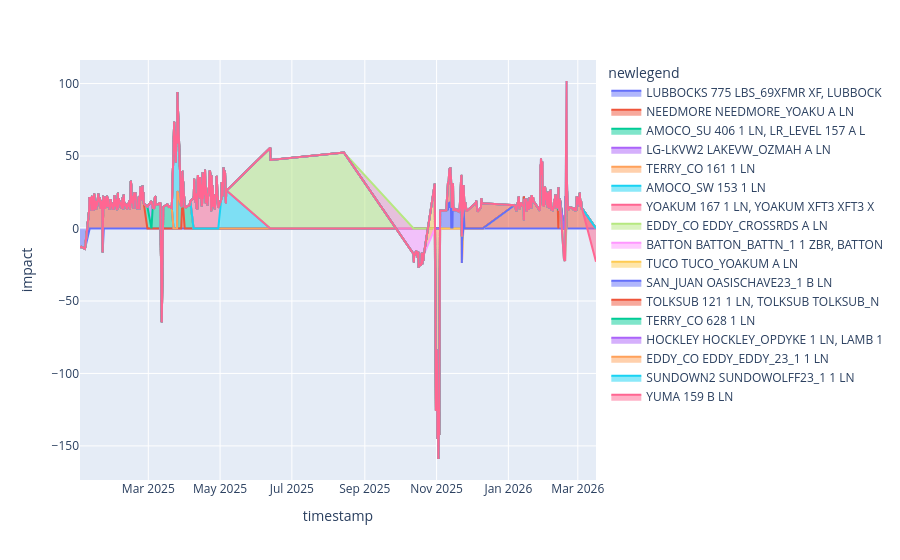

Source (notebook cell):
### Code cell
def plot_outage_decomposition(df):
    df["newlegend"] = df["hypercluster_uid"].str.replace(",",",\n").apply(lambda x:x[:35])
    fig = px.area(df, x="timestamp", y="impact", color="newlegend", line_group="newlegend")    
    fig.show()


outage_decomp = get_outage_decomposition(mon_uid, con_uid,start_dte, end_dte)
plot_outage_decomposition(outage_decomp)

### Figure 1 — Plotly figure (JSON) as saved in the notebook; plotly's stock layout.template omitted (floating-point values rounded to 4 significant figures; data arrays with more than 128 entries replaced by an {"elided": "..."} marker saying what was removed)
{"data": [{"fillpattern": {"shape": ""}, "hovertemplate": "newlegend=LUBBOCKS 775 LBS_69XFMR XF,\nLUBBOCK<br>timestamp=%{x}<br>impact=%{y}<extra></extra>", "legendgroup": "LUBBOCKS 775 LBS_69XFMR XF,\nLUBBOCK", "line": {"color": "#636efa"}, "marker": {"symbol": "circle"}, "mode": "lines", "name": "LUBBOCKS 775 LBS_69XFMR XF,\nLUBBOCK", "orientation": "v", "showlegend": true, "stackgroup": "1", "type": "scatter", "x": ["2025-01-01T23:00:00-06:00", "2025-01-02T23:00:00-06:00", "2025-01-06T05:00:00-06:00", "2025-01-21T05:00:00-06:00"], "xaxis": "x", "y": [-13.05, -12.69, -13.95, -16.42], "yaxis": "y"}, {"fillpattern": {"shape": ""}, "hovertemplate": "newlegend=NEEDMORE NEEDMORE_YOAKU A LN<br>timestamp=%{x}<br>impact=%{y}<extra></extra>", "legendgroup": "NEEDMORE NEEDMORE_YOAKU A LN", "line": {"color": "#EF553B"}, "marker": {"symbol": "circle"}, "mode": "lines", "name": "NEEDMORE NEEDMORE_YOAKU A LN", "orientation": "v", "showlegend": true, "stackgroup": "1", "type": "scatter", "x": {"elided": "268 str values"}, "xaxis": "x", "y": {"elided": "268 float values"}, "yaxis": "y"}, {"fillpattern": {"shape": ""}, "hovertemplate": "newlegend=AMOCO_SU 406 1 LN,\nLR_LEVEL 157 A L<br>timestamp=%{x}<br>impact=%{y}<extra></extra>", "legendgroup": "AMOCO_SU 406 1 LN,\nLR_LEVEL 157 A L", "line": {"color": "#00cc96"}, "marker": {"symbol": "circle"}, "mode": "lines", "name": "AMOCO_SU 406 1 LN,\nLR_LEVEL 157 A L", "orientation": "v", "showlegend": true, "stackgroup": "1", "type": "scatter", "x": ["2025-02-28T05:00:00-06:00", "2025-03-04T17:00:00-06:00", "2025-03-05T23:00:00-06:00", "2025-03-06T05:00:00-06:00", "2025-03-06T11:00:00-06:00", "2025-03-06T17:00:00-06:00", "2025-03-06T23:00:00-06:00", "2025-03-07T05:00:00-06:00", "2025-03-07T17:00:00-06:00", "2025-03-10T05:00:00-05:00", "2025-03-10T23:00:00-05:00", "2025-03-11T05:00:00-05:00", "2025-03-13T17:00:00-05:00", "2025-03-13T23:00:00-05:00", "2025-03-17T05:00:00-05:00", "2025-03-17T17:00:00-05:00", "2025-03-17T23:00:00-05:00", "2025-03-18T05:00:00-05:00", "2025-03-18T11:00:00-05:00", "2025-03-18T17:00:00-05:00", "2025-03-18T23:00:00-05:00", "2025-03-19T05:00:00-05:00", "2025-03-19T17:00:00-05:00", "2025-03-20T23:00:00-05:00", "2025-03-25T17:00:00-05:00", "2025-03-28T23:00:00-05:00", "2025-03-29T23:00:00-05:00", "2025-03-31T23:00:00-05:00", "2025-04-01T05:00:00-05:00", "2025-04-01T11:00:00-05:00", "2025-04-01T17:00:00-05:00", "2025-04-01T23:00:00-05:00", "2025-04-05T05:00:00-05:00", "2025-04-05T11:00:00-05:00", "2025-04-05T17:00:00-05:00", "2026-02-12T11:00:00-06:00"], "xaxis": "x", "y": [15.1, 14.39, 13.6, 20.02, 19.59, 22.25, 21.87, 16.08, 16.42, 16.9, 17.84, 17.4, 15.53, 14.99, 16.66, 15.7, 16.05, 15.2, 15.46, 15.82, 14.39, 15.01, 14.73, 14.22, 25.84, 15.06, 17.35, 15.3, 14.54, 15.77, 14.88, 14.54, 16.33, 17.97, 18.89, 12.5], "yaxis": "y"}, {"fillpattern": {"shape": ""}, "hovertemplate": "newlegend=LG-LKVW2 LAKEVW_OZMAH A LN<br>timestamp=%{x}<br>impact=%{y}<extra></extra>", "legendgroup": "LG-LKVW2 LAKEVW_OZMAH A LN", "line": {"color": "#ab63fa"}, "marker": {"symbol": "circle"}, "mode": "lines", "name": "LG-LKVW2 LAKEVW_OZMAH A LN", "orientation": "v", "showlegend": true, "stackgroup": "1", "type": "scatter", "x": ["2025-03-03T17:00:00-06:00", "2026-02-12T11:00:00-06:00"], "xaxis": "x", "y": [18.92, 15.96], "yaxis": "y"}, {"fillpattern": {"shape": ""}, "hovertemplate": "newlegend=TERRY_CO 161 1 LN<br>timestamp=%{x}<br>impact=%{y}<extra></extra>", "legendgroup": "TERRY_CO 161 1 LN", "line": {"color": "#FFA15A"}, "marker": {"symbol": "circle"}, "mode": "lines", "name": "TERRY_CO 161 1 LN", "orientation": "v", "showlegend": true, "stackgroup": "1", "type": "scatter", "x": ["2025-03-12T11:00:00-05:00", "2025-10-31T11:00:00-05:00", "2025-10-31T17:00:00-05:00", "2025-10-31T23:00:00-05:00", "2025-11-01T05:00:00-05:00", "2025-11-01T11:00:00-05:00", "2025-11-01T17:00:00-05:00", "2025-11-01T23:00:00-05:00", "2025-11-02T05:00:00-06:00", "2025-11-02T11:00:00-06:00", "2025-11-02T17:00:00-06:00", "2025-11-02T23:00:00-06:00", "2025-11-03T05:00:00-06:00"], "xaxis": "x", "y": [-64.67, -125.8, -125.3, -117.3, -83.4, -105.9, -144.8, -144.7, -125.7, -159.0, -150.1, -138.3, -142.5], "yaxis": "y"}, {"fillpattern": {"shape": ""}, "hovertemplate": "newlegend=AMOCO_SW 153 1 LN<br>timestamp=%{x}<br>impact=%{y}<extra></extra>", "legendgroup": "AMOCO_SW 153 1 LN", "line": {"color": "#19d3f3"}, "marker": {"symbol": "circle"}, "mode": "lines", "name": "AMOCO_SW 153 1 LN", "orientation": "v", "showlegend": true, "stackgroup": "1", "type": "scatter", "x": ["2025-03-22T11:00:00-05:00", "2025-03-22T17:00:00-05:00", "2025-03-22T23:00:00-05:00", "2025-03-23T05:00:00-05:00", "2025-03-23T11:00:00-05:00", "2025-03-23T17:00:00-05:00", "2025-03-23T23:00:00-05:00", "2025-03-24T05:00:00-05:00", "2025-03-24T11:00:00-05:00", "2025-03-24T17:00:00-05:00", "2025-03-24T23:00:00-05:00", "2025-03-25T05:00:00-05:00", "2025-03-25T11:00:00-05:00", "2025-03-25T17:00:00-05:00", "2025-05-01T23:00:00-05:00", "2025-05-02T05:00:00-05:00", "2025-05-02T11:00:00-05:00", "2025-05-02T17:00:00-05:00", "2025-05-02T23:00:00-05:00", "2025-05-03T05:00:00-05:00", "2025-05-03T23:00:00-05:00", "2025-05-04T05:00:00-05:00", "2025-05-04T11:00:00-05:00", "2025-05-04T17:00:00-05:00", "2025-05-04T23:00:00-05:00", "2025-05-05T05:00:00-05:00", "2025-05-05T11:00:00-05:00", "2025-05-05T17:00:00-05:00", "2025-05-05T23:00:00-05:00", "2025-05-06T05:00:00-05:00", "2025-05-06T11:00:00-05:00"], "xaxis": "x", "y": [55.52, 63.1, 73.66, 65.53, 67.79, 59.64, 60.68, 45.82, 45.58, 61.2, 63.98, 59.52, 58.54, 68.26, 20.1, 24.32, 32.11, 29.8, 24.5, 22.22, 42.05, 34.19, 36.87, 39.13, 39.27, 38.61, 29.1, 24.47, 17.44, 27.89, 26.14], "yaxis": "y"}, {"fillpattern": {"shape": ""}, "hovertemplate": "newlegend=YOAKUM 167 1 LN,\nYOAKUM XFT3 XFT3 X<br>timestamp=%{x}<br>impact=%{y}<extra></extra>", "legendgroup": "YOAKUM 167 1 LN,\nYOAKUM XFT3 XFT3 X", "line": {"color": "#FF6692"}, "marker": {"symbol": "circle"}, "mode": "lines", "name": "YOAKUM 167 1 LN,\nYOAKUM XFT3 XFT3 X", "orientation": "v", "showlegend": true, "stackgroup": "1", "type": "scatter", "x": ["2025-04-08T11:00:00-05:00", "2025-04-08T17:00:00-05:00", "2025-04-08T23:00:00-05:00", "2025-04-09T05:00:00-05:00", "2025-04-09T11:00:00-05:00", "2025-04-09T17:00:00-05:00", "2025-04-09T23:00:00-05:00", "2025-04-10T11:00:00-05:00", "2025-04-10T17:00:00-05:00", "2025-04-10T23:00:00-05:00", "2025-04-11T17:00:00-05:00", "2025-04-11T23:00:00-05:00", "2025-04-12T05:00:00-05:00", "2025-04-12T11:00:00-05:00", "2025-04-12T17:00:00-05:00", "2025-04-12T23:00:00-05:00", "2025-04-13T05:00:00-05:00", "2025-04-13T11:00:00-05:00", "2025-04-13T17:00:00-05:00", "2025-04-13T23:00:00-05:00", "2025-04-14T05:00:00-05:00", "2025-04-14T11:00:00-05:00", "2025-04-14T17:00:00-05:00", "2025-04-14T23:00:00-05:00", "2025-04-15T05:00:00-05:00", "2025-04-15T11:00:00-05:00", "2025-04-15T17:00:00-05:00", "2025-04-15T23:00:00-05:00", "2025-04-16T05:00:00-05:00", "2025-04-16T11:00:00-05:00", "2025-04-16T17:00:00-05:00", "2025-04-16T23:00:00-05:00", "2025-04-17T05:00:00-05:00", "2025-04-17T11:00:00-05:00", "2025-04-17T17:00:00-05:00", "2025-04-17T23:00:00-05:00", "2025-04-18T05:00:00-05:00", "2025-04-18T11:00:00-05:00", "2025-04-18T17:00:00-05:00", "2025-04-18T23:00:00-05:00", "2025-04-19T05:00:00-05:00", "2025-04-19T11:00:00-05:00", "2025-04-19T17:00:00-05:00", "2025-04-19T23:00:00-05:00", "2025-04-20T05:00:00-05:00", "2025-04-20T11:00:00-05:00", "2025-04-20T23:00:00-05:00", "2025-04-21T05:00:00-05:00", "2025-04-21T11:00:00-05:00", "2025-04-21T17:00:00-05:00", "2025-04-21T23:00:00-05:00", "2025-04-22T05:00:00-05:00", "2025-04-22T11:00:00-05:00", "2025-04-22T17:00:00-05:00", "2025-04-22T23:00:00-05:00", "2025-04-23T05:00:00-05:00", "2025-04-23T11:00:00-05:00", "2025-04-23T17:00:00-05:00", "2025-04-23T23:00:00-05:00", "2025-04-24T05:00:00-05:00", "2025-04-24T11:00:00-05:00", "2025-04-24T17:00:00-05:00", "2025-04-24T23:00:00-05:00", "2025-04-25T05:00:00-05:00", "2025-04-25T11:00:00-05:00", "2025-04-25T17:00:00-05:00", "2025-04-25T23:00:00-05:00", "2025-04-26T11:00:00-05:00", "2025-04-26T17:00:00-05:00", "2025-04-26T23:00:00-05:00", "2025-04-27T05:00:00-05:00", "2025-04-27T11:00:00-05:00", "2025-04-27T17:00:00-05:00", "2025-04-27T23:00:00-05:00", "2025-04-28T05:00:00-05:00", "2025-04-28T17:00:00-05:00", "2025-04-28T23:00:00-05:00", "2025-04-29T05:00:00-05:00", "2025-04-29T11:00:00-05:00"], "xaxis": "x", "y": [20.85, 22.75, 34.25, 28.04, 22.83, 25.72, 18.0, 24.21, 22.34, 14.01, 13.26, 31.1, 36.91, 24.03, 34.01, 30.19, 33.14, 26.58, 20.83, 35.43, 33.6, 27.04, 23.11, 17.44, 19.31, 15.19, 17.22, 38.72, 38.86, 20.3, 28.49, 30.28, 37.65, 33.4, 22.99, 26.63, 40.63, 23.66, 17.38, 28.94, 27.49, 24.67, 19.79, 16.77, 15.8, 18.21, 24.07, 22.96, 24.28, 34.52, 37.65, 39.9, 39.54, 37.25, 32.99, 24.66, 11.97, 28.34, 36.67, 21.92, 20.96, 29.55, 26.86, 14.69, 20.94, 23.44, 20.83, 13.24, 15.33, 18.18, 17.04, 22.18, 25.56, 36.14, 35.61, 23.54, 22.93, 21.54, 14.26], "yaxis": "y"}, {"fillpattern": {"shape": ""}, "hovertemplate": "newlegend=EDDY_CO EDDY_CROSSRDS A LN<br>timestamp=%{x}<br>impact=%{y}<extra></extra>", "legendgroup": "EDDY_CO EDDY_CROSSRDS A LN", "line": {"color": "#B6E880"}, "marker": {"symbol": "circle"}, "mode": "lines", "name": "EDDY_CO EDDY_CROSSRDS A LN", "orientation": "v", "showlegend": true, "stackgroup": "1", "type": "scatter", "x": ["2025-06-12T17:00:00-05:00", "2025-06-12T23:00:00-05:00", "2025-08-14T05:00:00-05:00"], "xaxis": "x", "y": [55.67, 47.25, 52.47], "yaxis": "y"}, {"fillpattern": {"shape": ""}, "hovertemplate": "newlegend=BATTON BATTON_BATTN_1 1 ZBR,\nBATTON<br>timestamp=%{x}<br>impact=%{y}<extra></extra>", "legendgroup": "BATTON BATTON_BATTN_1 1 ZBR,\nBATTON", "line": {"color": "#FF97FF"}, "marker": {"symbol": "circle"}, "mode": "lines", "name": "BATTON BATTON_BATTN_1 1 ZBR,\nBATTON", "orientation": "v", "showlegend": true, "stackgroup": "1", "type": "scatter", "x": ["2025-10-11T17:00:00-05:00", "2025-10-11T23:00:00-05:00", "2025-10-12T11:00:00-05:00", "2025-10-12T17:00:00-05:00", "2025-10-12T23:00:00-05:00", "2025-10-13T05:00:00-05:00", "2025-10-13T11:00:00-05:00", "2025-10-13T17:00:00-05:00", "2025-10-13T23:00:00-05:00", "2025-10-14T11:00:00-05:00", "2025-10-15T17:00:00-05:00", "2025-10-15T23:00:00-05:00", "2025-10-16T05:00:00-05:00", "2025-10-16T11:00:00-05:00", "2025-10-16T17:00:00-05:00", "2025-10-16T23:00:00-05:00", "2025-10-17T05:00:00-05:00", "2025-10-17T11:00:00-05:00", "2025-10-17T17:00:00-05:00", "2025-10-18T17:00:00-05:00", "2025-10-18T23:00:00-05:00", "2025-10-19T05:00:00-05:00", "2025-10-19T11:00:00-05:00", "2025-10-19T17:00:00-05:00", "2025-10-19T23:00:00-05:00", "2025-10-20T05:00:00-05:00", "2025-10-20T11:00:00-05:00", "2025-10-20T17:00:00-05:00", "2025-10-21T05:00:00-05:00", "2025-11-22T11:00:00-06:00", "2025-11-22T17:00:00-06:00"], "xaxis": "x", "y": [-16.13, -17.04, -18.2, -23.48, -17.45, -17.52, -17.23, -18.61, -16.54, -15.42, -16.55, -20.17, -20.0, -16.07, -27.01, -22.83, -24.45, -24.68, -24.65, -25.57, -23.44, -17.5, -16.75, -17.78, -24.7, -19.82, -21.77, -22.32, -17.86, -23.82, -21.05], "yaxis": "y"}, {"fillpattern": {"shape": ""}, "hovertemplate": "newlegend=TUCO TUCO_YOAKUM A LN<br>timestamp=%{x}<br>impact=%{y}<extra></extra>", "legendgroup": "TUCO TUCO_YOAKUM A LN", "line": {"color": "#FECB52"}, "marker": {"symbol": "circle"}, "mode": "lines", "name": "TUCO TUCO_YOAKUM A LN", "orientation": "v", "showlegend": true, "stackgroup": "1", "type": "scatter", "x": ["2025-10-30T11:00:00-05:00"], "xaxis": "x", "y": [30.95], "yaxis": "y"}, {"fillpattern": {"shape": ""}, "hovertemplate": "newlegend=SAN_JUAN OASISCHAVE23_1 B LN<br>timestamp=%{x}<br>impact=%{y}<extra></extra>", "legendgroup": "SAN_JUAN OASISCHAVE23_1 B LN", "line": {"color": "#636efa"}, "marker": {"symbol": "circle"}, "mode": "lines", "name": "SAN_JUAN OASISCHAVE23_1 B LN", "orientation": "v", "showlegend": true, "stackgroup": "1", "type": "scatter", "x": ["2025-11-03T23:00:00-06:00", "2025-11-04T05:00:00-06:00", "2025-11-07T05:00:00-06:00", "2025-11-08T17:00:00-06:00", "2025-11-09T05:00:00-06:00", "2025-11-10T17:00:00-06:00", "2025-11-10T23:00:00-06:00", "2025-11-11T05:00:00-06:00", "2025-11-11T17:00:00-06:00", "2025-11-11T23:00:00-06:00", "2025-11-12T05:00:00-06:00", "2025-11-12T11:00:00-06:00", "2025-11-12T17:00:00-06:00", "2025-11-12T23:00:00-06:00", "2025-11-13T05:00:00-06:00", "2025-11-13T17:00:00-06:00", "2025-11-13T23:00:00-06:00", "2025-11-14T17:00:00-06:00", "2025-11-14T23:00:00-06:00", "2025-11-15T05:00:00-06:00", "2025-11-15T17:00:00-06:00", "2025-11-15T23:00:00-06:00", "2025-11-16T05:00:00-06:00", "2025-11-16T17:00:00-06:00", "2025-11-17T05:00:00-06:00", "2025-11-17T23:00:00-06:00", "2025-11-18T05:00:00-06:00", "2025-11-19T23:00:00-06:00", "2025-11-20T05:00:00-06:00", "2025-11-20T11:00:00-06:00", "2025-11-21T11:00:00-06:00", "2025-11-21T17:00:00-06:00", "2025-11-21T23:00:00-06:00", "2025-11-22T05:00:00-06:00", "2025-11-22T17:00:00-06:00", "2025-11-23T23:00:00-06:00"], "xaxis": "x", "y": [11.65, 12.43, 12.19, 12.84, 12.52, 13.01, 17.9, 16.56, 15.81, 18.31, 17.84, 14.16, 17.91, 17.84, 15.34, 11.96, 14.33, 14.35, 17.19, 12.84, 12.75, 14.02, 13.21, 12.24, 13.25, 13.26, 12.36, 11.63, 13.55, 11.88, 11.6, 15.33, 15.0, 15.47, 12.18, 13.45], "yaxis": "y"}, {"fillpattern": {"shape": ""}, "hovertemplate": "newlegend=TOLKSUB 121 1 LN,\nTOLKSUB TOLKSUB_N<br>timestamp=%{x}<br>impact=%{y}<extra></extra>", "legendgroup": "TOLKSUB 121 1 LN,\nTOLKSUB TOLKSUB_N", "line": {"color": "#EF553B"}, "marker": {"symbol": "circle"}, "mode": "lines", "name": "TOLKSUB 121 1 LN,\nTOLKSUB TOLKSUB_N", "orientation": "v", "showlegend": true, "stackgroup": "1", "type": "scatter", "x": ["2025-11-10T17:00:00-06:00", "2025-11-10T23:00:00-06:00", "2025-11-11T05:00:00-06:00", "2025-11-11T17:00:00-06:00", "2025-11-11T23:00:00-06:00", "2025-11-12T05:00:00-06:00", "2025-11-12T11:00:00-06:00", "2025-11-12T17:00:00-06:00", "2025-11-12T23:00:00-06:00", "2025-11-13T05:00:00-06:00", "2025-11-13T11:00:00-06:00", "2025-11-13T17:00:00-06:00", "2025-11-14T11:00:00-06:00", "2025-11-14T17:00:00-06:00", "2025-11-14T23:00:00-06:00", "2025-11-21T11:00:00-06:00", "2025-11-21T17:00:00-06:00", "2025-11-21T23:00:00-06:00", "2025-11-22T05:00:00-06:00", "2025-11-22T11:00:00-06:00", "2025-11-22T17:00:00-06:00", "2025-11-23T17:00:00-06:00", "2025-11-23T23:00:00-06:00", "2025-11-24T17:00:00-06:00", "2025-11-24T23:00:00-06:00", "2025-11-25T11:00:00-06:00", "2025-11-26T11:00:00-06:00", "2025-12-04T05:00:00-06:00", "2025-12-04T11:00:00-06:00", "2025-12-04T17:00:00-06:00", "2025-12-05T17:00:00-06:00", "2025-12-05T23:00:00-06:00", "2025-12-07T17:00:00-06:00", "2025-12-08T17:00:00-06:00", "2025-12-08T23:00:00-06:00", "2025-12-09T17:00:00-06:00", "2025-12-10T05:00:00-06:00"], "xaxis": "x", "y": [19.28, 13.56, 14.05, 24.12, 22.93, 22.21, 19.76, 24.27, 19.77, 20.27, 17.22, 19.83, 15.12, 16.84, 12.78, 15.65, 19.49, 21.96, 20.43, 18.27, 16.27, 12.63, 16.55, 14.16, 13.25, 18.18, 11.88, 17.53, 17.84, 19.33, 11.6, 11.85, 13.37, 14.65, 20.9, 16.97, 17.47], "yaxis": "y"}, {"fillpattern": {"shape": ""}, "hovertemplate": "newlegend=TERRY_CO 628 1 LN<br>timestamp=%{x}<br>impact=%{y}<extra></extra>", "legendgroup": "TERRY_CO 628 1 LN", "line": {"color": "#00cc96"}, "marker": {"symbol": "circle"}, "mode": "lines", "name": "TERRY_CO 628 1 LN", "orientation": "v", "showlegend": true, "stackgroup": "1", "type": "scatter", "x": ["2026-01-14T05:00:00-06:00"], "xaxis": "x", "y": [-16.63], "yaxis": "y"}, {"fillpattern": {"shape": ""}, "hovertemplate": "newlegend=HOCKLEY HOCKLEY_OPDYKE 1 LN,\nLAMB 1<br>timestamp=%{x}<br>impact=%{y}<extra></extra>", "legendgroup": "HOCKLEY HOCKLEY_OPDYKE 1 LN,\nLAMB 1", "line": {"color": "#ab63fa"}, "marker": {"symbol": "circle"}, "mode": "lines", "name": "HOCKLEY HOCKLEY_OPDYKE 1 LN,\nLAMB 1", "orientation": "v", "showlegend": true, "stackgroup": "1", "type": "scatter", "x": ["2026-01-28T05:00:00-06:00", "2026-01-28T11:00:00-06:00", "2026-01-28T17:00:00-06:00", "2026-01-28T23:00:00-06:00", "2026-01-29T05:00:00-06:00", "2026-01-29T11:00:00-06:00", "2026-01-29T23:00:00-06:00"], "xaxis": "x", "y": [18.73, 15.58, 19.7, 18.22, 16.18, 17.5, 17.96], "yaxis": "y"}, {"fillpattern": {"shape": ""}, "hovertemplate": "newlegend=EDDY_CO EDDY_EDDY_23_1 1 LN<br>timestamp=%{x}<br>impact=%{y}<extra></extra>", "legendgroup": "EDDY_CO EDDY_EDDY_23_1 1 LN", "line": {"color": "#FFA15A"}, "marker": {"symbol": "circle"}, "mode": "lines", "name": "EDDY_CO EDDY_EDDY_23_1 1 LN", "orientation": "v", "showlegend": true, "stackgroup": "1", "type": "scatter", "x": ["2026-02-17T05:00:00-06:00", "2026-02-17T11:00:00-06:00", "2026-02-17T17:00:00-06:00", "2026-02-17T23:00:00-06:00", "2026-02-18T05:00:00-06:00", "2026-02-18T11:00:00-06:00"], "xaxis": "x", "y": [-20.72, -21.91, -21.9, -21.84, -21.83, -37.76], "yaxis": "y"}, {"fillpattern": {"shape": ""}, "hovertemplate": "newlegend=SUNDOWN2 SUNDOWOLFF23_1 1 LN<br>timestamp=%{x}<br>impact=%{y}<extra></extra>", "legendgroup": "SUNDOWN2 SUNDOWOLFF23_1 1 LN", "line": {"color": "#19d3f3"}, "marker": {"symbol": "circle"}, "mode": "lines", "name": "SUNDOWN2 SUNDOWOLFF23_1 1 LN", "orientation": "v", "showlegend": true, "stackgroup": "1", "type": "scatter", "x": ["2026-02-18T11:00:00-06:00", "2026-02-18T17:00:00-06:00", "2026-02-18T23:00:00-06:00", "2026-02-19T05:00:00-06:00", "2026-02-19T11:00:00-06:00"], "xaxis": "x", "y": [30.63, 27.72, 64.38, 74.91, 64.4], "yaxis": "y"}, {"fillpattern": {"shape": ""}, "hovertemplate": "newlegend=YUMA 159 B LN<br>timestamp=%{x}<br>impact=%{y}<extra></extra>", "legendgroup": "YUMA 159 B LN", "line": {"color": "#FF6692"}, "marker": {"symbol": "circle"}, "mode": "lines", "name": "YUMA 159 B LN", "orientation": "v", "showlegend": true, "stackgroup": "1", "type": "scatter", "x": ["2026-03-16T11:00:00-05:00"], "xaxis": "x", "y": [-22.89], "yaxis": "y"}], "layout": {"legend": {"title": {"text": "newlegend"}, "tracegroupgap": 0}, "margin": {"t": 60}, "xaxis": {"anchor": "y", "domain": [0, 1], "title": {"text": "timestamp"}}, "yaxis": {"anchor": "x", "domain": [0, 1], "title": {"text": "impact"}}}}
